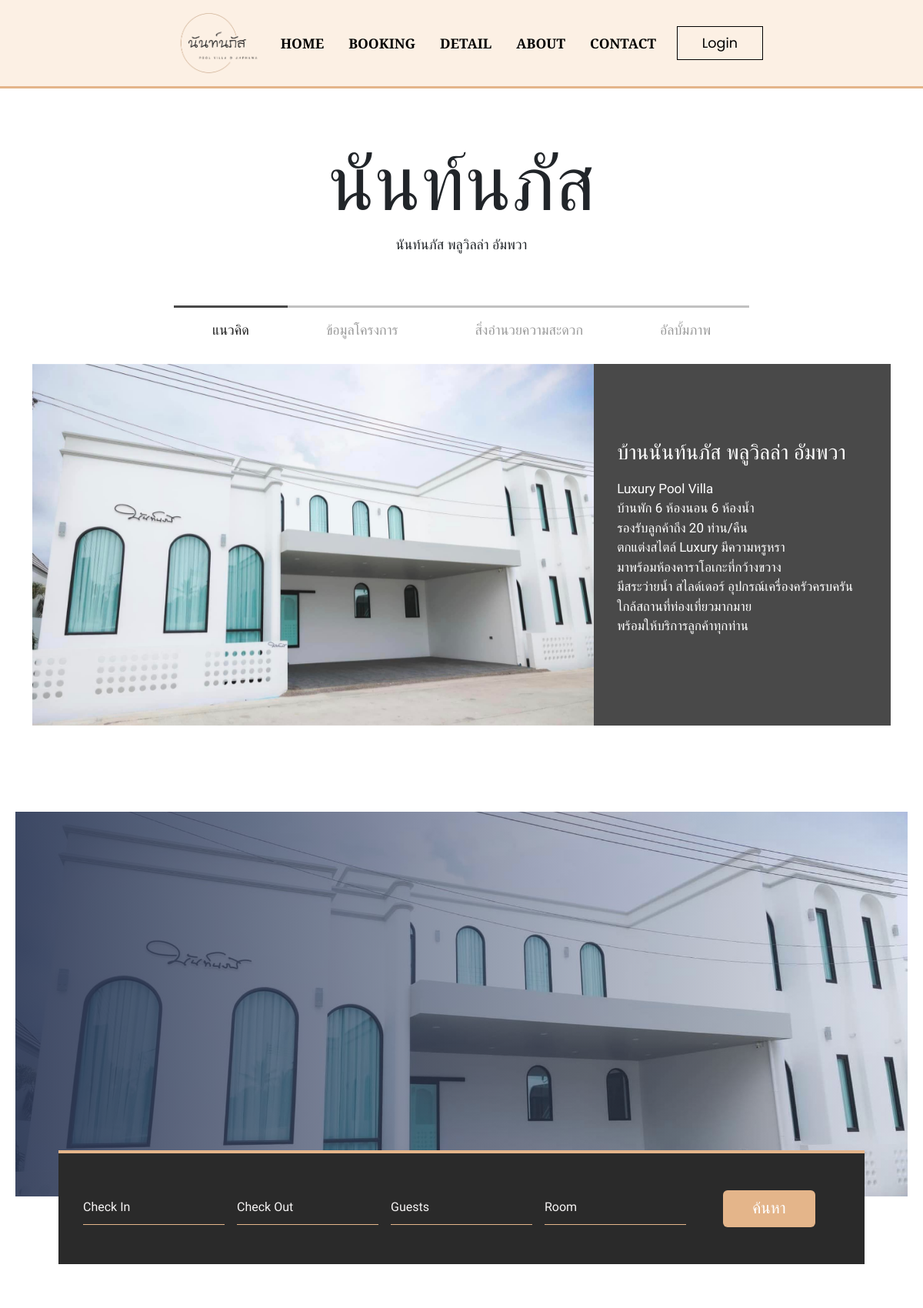
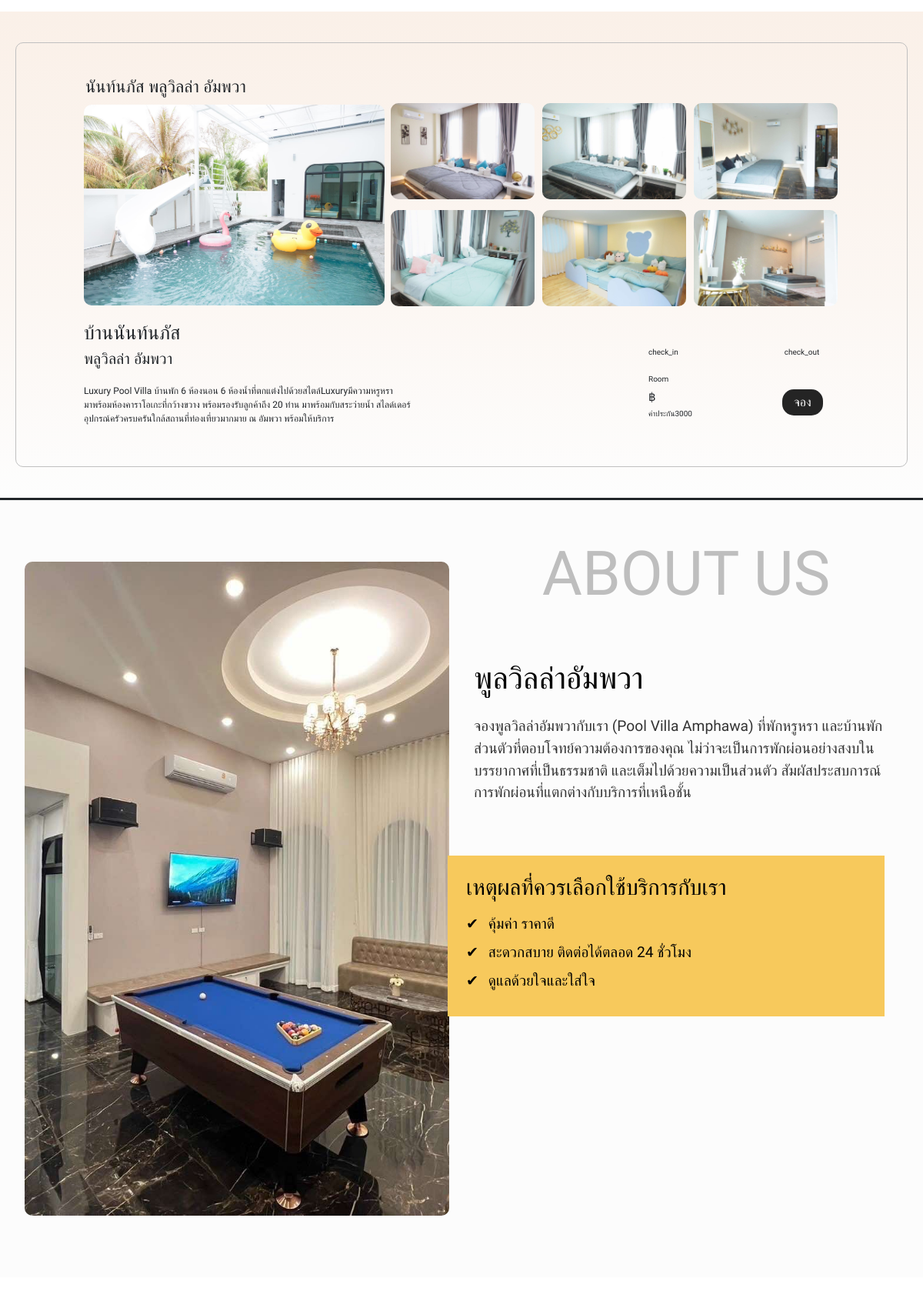
The page / (upper part) on the database its author committed (2 pictures, top to bottom).
### tables this page shows
CREATE TABLE `villa_home_content` (
  `id` int(11) NOT NULL,
  `title` varchar(255) NOT NULL,
  `description` text NOT NULL,
  `image_path` varchar(255) NOT NULL
);

CREATE TABLE `villa_main` (
  `id` int(11) NOT NULL,
  `content` varchar(255) NOT NULL,
  `image_path` text NOT NULL
);

CREATE TABLE `villa_about` (
  `content` varchar(255) NOT NULL,
  `id` int(11) NOT NULL
);

### index.php (the view, shortened to what this page needs)
<?php
$servername = "localhost";
$username = "u642212680_poolvilla";
$password = "0613989655Za";
$dbname = "u642212680_poolvilla";
$conn = new mysqli($servername, $username, $password, $dbname);
$sql_about = "SELECT content  FROM villa_about ";
$result_about = $conn->query($sql_about);
if ($result_about->num_rows > 0) {
    $villa_about = [];
    while ($row = $result_about->fetch_assoc()) {
        $villa_about[] = $row;
    }
}
$sql_main = "SELECT content,image_path FROM villa_main ";
$result_main = $conn->query($sql_main);
if ($result_main->num_rows > 0) {
    $villa_main = [];
    while ($row = $result_main->fetch_assoc()) {
        $villa_main[] = $row;
    }
}
?>
<!DOCTYPE html>
<html lang="en">
<head>
    <link href="https://cdn.jsdelivr.net/npm/bootstrap@5.3.3/dist/css/bootstrap.min.css" rel="stylesheet">
    <link rel="stylesheet" href="css/styles.css">
    <link href="https://unpkg.com/gijgo@1.9.14/css/gijgo.min.css" rel="stylesheet" type="text/css">
    <link rel="stylesheet" href="https://cdnjs.cloudflare.com/ajax/libs/bootstrap-icons/1.8.1/font/bootstrap-icons.min.css">
    <link rel="stylesheet" href="https://cdnjs.cloudflare.com/ajax/libs/jqueryui/1.12.1/jquery-ui.css">
    <link rel="stylesheet" href="https://cdnjs.cloudflare.com/ajax/libs/font-awesome/6.0.0-beta3/css/all.min.css">
    <link href="https://cdn.jsdelivr.net/npm/bootstrap@5.3.3/dist/css/bootstrap.min.css" rel="stylesheet">
    <FontAwesomeIcon icon="fa-brands fa-line" />
    <link rel="stylesheet" href="css/tabel.css">
    <link rel="stylesheet" href="css/searchs.css">
</head>
<body>
    <?php include 'nav.php'; ?>
    <?php include 'main_index.php'; ?>
    <header class="section__container header__container" style="margin-bottom: 10rem;">
        <div class="header__image__container">
            <div class="header__content"></div>
            <div class="booking__container">
                <form id="availabilityForm" method="POST" onsubmit="redirectToMain(event)">
                    <div class="form__group">
                        <div class="input__group">
                            <input id="checkin" name="check_in" placeholder="Check In" required>
                        </div>
                    </div>
                    <div class="form__group">
                        <div class="input__group">
                            <input id="checkout" name="check_out" placeholder="Check Out" required>
                        </div>
                    </div>
                    <div class="form__group">
                        <div class="input__group">
                            <input type="number" id="people" name="people" placeholder="Guests" oninput="validateGuests(this)" min="1" max="20" step="1" required>
                        </div>
                    </div>
                    <div class="form__group">
                        <div class="input__group">
                            <input list="rooms" id="room" name="room" placeholder="Room" required>
                        </div>
                    </div>
                    <button type="submit" class="btn">ค้นหา</button>
                </form>
            </div>
        </div>
    </header>
    <?php include 'searchs.php'; ?>
    <search class="search">
        <div class="section__container search_container ">
            <div class="search__image__container">
                <div class="frame-content">
                    <p class="top-left-text"><?= $villa_main[3]['content']; ?></p>
                    <p id="status" class="top-left-text1" style="font-size: 20px;"></p>
                    <div class="images_container1">
                        <img class="mainimg" src="<?= $villa_main[0]['image_path']; ?>" alt="">
                    </div>
                    <div class="images_container2">
                        <img class="mainimg1" src="<?= $villa_main[1]['image_path']; ?>" alt="">
                        <img class="mainimg1" src="<?= $villa_main[2]['image_path']; ?>" alt="">
                        <img class="mainimg1" src="<?= $villa_main[3]['image_path']; ?>" alt="">
                        <img class="mainimg1" src="<?= $villa_main[4]['image_path']; ?>" alt="">
                        <img class="mainimg1" src="<?= $villa_main[5]['image_path']; ?>" alt="">
                        <img class="mainimg1" src="<?= $villa_main[6]['image_path']; ?>" alt="">
                    </div>
                </div>
                <div class="font" style="display: flex; justify-content: center; flex-direction: column;">
                    <p class="title-large" style="font-size: 25px; margin: 0rem 1rem;"><?= $villa_main[0]['content']; ?></p>
                    <p class="title-medium" style="font-size: 20px; margin: 0rem 1rem;"><a></a><?= $villa_main[1]['content']; ?></p>
                    <p class="description" style="font-size: 12px; margin: 0rem 1rem;">
                        <br><?= $villa_main[2]['content']; ?>
                    </p>
                </div>
                <div class="toteo__container">
                    <div class="fontp" style="margin: -8rem;">
                        <div class="fontf" style="display: flex;">
                            <div style="margin: 0 0 1rem 0;">
                                <p>check_in</p>
                            </div>
                            <div>
                                <p>check_out</p>
                            </div>
                        </div>
                        <div>
                            <p>Room</p>
                        </div>
                        <div style="margin: 5px 0 0;">
                            <p class="price" id="price" name="price">฿</p>
                            <p id="security-deposit">ค่าประกัน3000</p>
                        </div>
                        <div class="button" id="bookingButtonContainer">
                            <button id="bookingButton">จอง</button>
                        </div>
                    </div>
                </div>
            </div>
        </div>
    </search>
            <?php include 'adout.php'; ?>
            <map class="map">
                <div class="search_container map_container">
                    <div style="display: flex; justify-content: center; flex-direction: column; align-items: center;">
                    </div>
                </div>
            </map>
</body>
</html>

### main_index.php (shortened to what this page needs)
<?php
  $servername = "localhost";
  $username = "u642212680_poolvilla";
  $password = "0613989655Za";
  $dbname = "u642212680_poolvilla";
$conn = new mysqli($servername, $username, $password, $dbname);
$sql_home_content = "SELECT title, description ,image_path FROM villa_home_content ";
$result_home_content = $conn->query($sql_home_content);
if ($result_home_content->num_rows > 0) {
  while ($row = $result_home_content->fetch_assoc()) {
    $villa_home[] = $row;
    }
}
?>
<div id="detail">
<div class="container" style="margin-top: 4rem;" >
      <div class="d-flex flex-column align-items-center" id="list-title">
        <h1>นันท์นภัส</h1>
        <h2>นันท์นภัส พลูวิลล่า อัมพวา</h2>
      </div>
    </div>
    </div>
    <div class="container" style="margin-bottom: 7rem;">
      <div id="list-tab" role="tablist">
        <a
          class="active"
          id="list-home-list"
          data-bs-toggle="list"
          href="#list-home"
          role="tab"
          aria-controls="list-home"
          >แนวคิด</a
        >
        <a
          id="list-profile-list"
          data-bs-toggle="list"
          href="#list-profile"
          role="tab"
          aria-controls="list-profile"
          >ข้อมูลโครงการ</a
        >
        <a
          id="list-messages-list"
          data-bs-toggle="list"
          href="#list-messages"
          role="tab"
          aria-controls="list-messages"
          >สิ่งอำนวยความสะดวก</a
        >
        <a
          id="list-settings-list"
          data-bs-toggle="list"
          href="#list-settings"
          role="tab"
          aria-controls="list-settings"
          >อัลบั้มภาพ</a
        >
      </div>
      <div class="tab-content" id="list-tab-content">
        <div
          class="tab-pane fade show active"
          id="list-home"
          role="tabpanel"
          aria-labelledby="list-home-list"
        >
          <div
            id="list-home-carousel"
            class="carousel slide"
            data-bs-ride="carousel"
            data-bs-interval="5000"
          >
            <div class="carousel-item active">
              <img
                class="d-block"
                src=<?= $villa_home[0]['image_path']; ?>
                alt=""
              />
            </div>
          </div>
          <div class="text">
            <h1><?= $villa_home[0]['title']; ?></h1>
            <p>
            <?= $villa_home[0]['description']; ?>
            </p>
          </div>
        </div>
      </div>
    </div>

### adout.php (shortened to what this page needs)
<div id="about">
            <About class="About__container">
                <div class="content__container">
                    <div class="image__container">
                        <img src="poo/1.jpg" alt="Pool Villa Pattaya">
                    </div>
                    <div class="text__container">
                        <h1 class="about-us-title">ABOUT US</h1>
                        <h1 class="villa-title"><?= $villa_about[0]['content']; ?></h1>
                        <p>
                            <?= $villa_about[1]['content']; ?>
                        </p>
                        <div class="highlight__box">
                            <h2> <?= $villa_about[2]['content']; ?></h2>
                            <ul>
                                <li> <?= $villa_about[3]['content']; ?></li>
                                <li> <?= $villa_about[4]['content']; ?></li>
                                <li> <?= $villa_about[5]['content']; ?></li>
                            </ul>
                        </div>
                    </div>
                </div>
        </div>

### css/styles.css (style rules this page uses)
html { scroll-behavior: smooth; }
:root { --primary-color: #2c3855; --primary-color-dark: #435681; --text-dark: #333333; --text-light: #767268; --extra-light: #FCF7F3; --extra-light1: #C79A70; --white: #ffffff; --max-width: 1200px; }
* { margin: 0; padding: 0; box-sizing: border-box; cursor: url(); }
.section__container { max-width: var(--max-width); margin: auto; padding: 0rem 0rem; }
.show { display: block; }
body { font-family: "Mitr", sans-serif; }
.header__image__container { position: relative; min-height: 500px; align-items: center; background-image: linear-gradient(to right, rgba(44, 56, 85, 0.9), rgba(100, 125, 187, 0.1)), url(home1.jpg); background-position: center center; background-size: cover; background-repeat: no-repeat; margin: 0 20px; }
input { color: rgb(255, 255, 255); font-weight: 300; }
.header__content { max-width: 600px; padding: 5rem 2rem; }
.booking__container { position: absolute; bottom: -5.5rem; left: 50%; border-top: 4px solid #e4b58a; transform: translateX(-50%); width: calc(100% - 7rem); display: flex; align-items: center; gap: 1rem; padding: 3rem 2rem; background-color: #2a2a2a; }
.booking__container form { width: 100%; flex: 1; display: grid; grid-template-columns: repeat(5, 1fr); gap: 1rem; }
.booking__container .input__group { width: 100%; position: relative; }
input::placeholder { color: rgb(247, 245, 245); opacity: 1; }
.booking__container input { width: 100%; padding: 10px 0; font-size: 1rem; outline: none; border: none; background-color: transparent; border-bottom: 1px solid #e4b58a; }
.booking__container .btn { padding: 0.5rem 5px; outline: none; border: none; font-size: 1.3rem; color: var(--white); background-color: #e4b58a; cursor: pointer; margin: 0rem 2rem; }
.search_container { display: grid; padding: 0px 4px 0px 4px; }
.search__image__container { position: relative; min-height: 200px; margin: 20px 0px; align-items: center; border-style: solid ; border-color: #c0c0c0; border-radius: 10px; border-width: 1px; background-position: center center; background-size: cover; background-repeat: no-repeat; }
.frame-content { align-items: center; background-size: cover; background-position: center center; margin: 30px 70px; padding: 170px 10px; display: flex; position: relative; }
.frame-content .top-left-text { position: absolute; top: 0; left: 0; margin: 0; padding: 10px 10px; margin: 0px 10px; width: 100%; font-size: calc(1vw + 10px); }
.frame-content .top-left-text1 { position: absolute; top: 0; right: 0; margin: 0; padding: 10px 10px; margin: 0px 10px; }
.frame-content .mainimg { width: 100%; max-width: 520px; margin-top: 0.5rem; border-radius: 10px; margin-left: 0.5rem; }
.frame-content .mainimg1 { width: 95%; max-width: 250px; margin-top: 0.4rem; margin-left: 1rem; border-radius: 10px; }
.toteo__container { align-items: center; background-size: cover; background-position: center center; padding: 75px 140px; margin: -11.5rem 20rem 20rem 50rem; width: 100%; max-width: 270px; border-radius: 1rem; display: flex; position: absolute; }
.fontp { position: relative; font-size: 10px; margin: 0 0 0 0; }
.fontp p { margin: 2px 8rem 1px 10px; }
.price { font-size: 15px; margin-top: 100rem; }
.button { display: flex; justify-content: flex-end; position: absolute; margin: -2.5rem 11.5rem -2.5rem; }
.button button { background-color:#242424; color: white; border: none; border-radius: 15px; padding: 5px 15px; font-size: 16px; cursor: pointer; }
.images_container1 { display: grid; grid-template-columns: 1fr; margin-top: -8rem; }
.images_container2 { display: grid; grid-template-columns: 1fr 1fr 1fr; column-gap: -50rem; margin-right: 1rem; margin-top: -8rem; }
.map_container { display: grid; padding: 2rem 1rem 5rem 1rem; font-family: "Mitr", sans-serif; }
.font { display: flex; margin-bottom: 1rem; margin-top: -12rem; margin-left: 4.5rem; position: absolute; }
.map { width: 100%; }
.search .search_container { padding: 20px; border-bottom-style: solid; }
.search { background-color: #e4b58a ; background-image: -webkit-linear-gradient(90deg, #fdfdfd 1%, #FCF7F3 40%, #faf0e8 100%); }
.mainimg, .mainimg1 { max-width: 100%; margin: 0.5rem auto; }
.title-large { font-size: calc(10vw+20px); }
.fontp { margin: 0 auto; }

### nav.php (style rules this page uses)
.show { display: block; }

### searchs.php (style rules this page uses)
body { font-family: "Mitr", sans-serif; }

### rows shown on the page
villa_home_content: image_path (picture), title "บ้านนันท์นภัส พลูวิลล่า อัมพวา", description "Luxury Pool Villa บ้านพัก 6 ห้องนอน 6 ห้องน้ำ รองรับลูกค้าถึง 20 ท่าน/คืน ตกแต่งสไตล์ Luxury มีความหรูหรา มาพร้อมห้องคาราโอเกะที่กว้างขวาง มีสระว่ายน้ำ สไลด์เดอร์ อุปกรณ์เครื่องครัวครบครัน ใกล้สถานที่ท่องเที่ยวมากมาย พร้อมให้บริการลูกค้าทุกท่าน"
villa_main: content "นันท์นภัส พลูวิลล่า อัมพวา", image_path (picture)
villa_main: image_path (picture), content "บ้านนันท์นภัส"
villa_main: image_path (picture), content "พลูวิลล่า อัมพวา"
villa_main: image_path (picture), content "Luxury Pool Villa บ้านพัก 6 ห้องนอน 6 ห้องน้ำที่ตกแต่งไปด้วยสไตล์Luxuryมีความหรูหรา มาพร้อมห้องคาราโอเกะที่กว้างขวาง พร้อมรองรับลูกค้าถึง 20 ท่าน มาพร้อมกับสระว่ายน้ำ สไลด์เดอร์ อุปกรณ์ครัวครบครันใกล้สถานที่ท่องเที่ยวมากมาย ณ อัมพวา พร้อมให้บริการ"
villa_main: image_path (picture)
villa_main: image_path (picture)
villa_main: image_path (picture)
villa_about: content "พูลวิลล่าอัมพวา"
villa_about: content "จองพูลวิลล่าอัมพวากับเรา (Pool Villa Amphawa) ที่พักหรูหรา และบ้านพักส่วนตัวที่ตอบโจทย์ความต้องการของคุณ ไม่ว่าจะเป็นการพักผ่อนอย่างสงบในบรรยากาศที่เป็นธรรมชาติ และเต็มไปด้วยความเป็นส่วนตัว สัมผัสประสบการณ์การพักผ่อนที่แตกต่างกับบริการที่เหนือชั้น"
villa_about: content "เหตุผลที่ควรเลือกใช้บริการกับเรา"
villa_about: content "คุ้มค่า ราคาดี"
villa_about: content "สะดวกสบาย ติดต่อได้ตลอด 24 ชั่วโมง"
villa_about: content "ดูแลด้วยใจและใส่ใจ"
